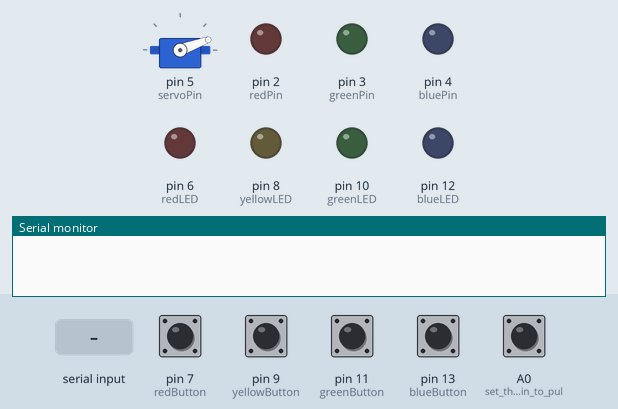
Bench run of a sketch on a simulated Arduino Uno, built with avr-gcc and run on an emulated ATmega328P. On the bench: servo, output pins drawn as LEDs (lit = HIGH), the last lines printed to the serial monitor. The inputs (shaded band) are chosen by the test bench; at power-on: A0 (set_the_switch_pin_to_pul), pin 7 (redButton), pin 9 (yellowButton), pin 11 (greenButton), pin 13 (blueButton) HIGH.

Above: at 1.2 s.
1.3 s: pin 7 (redButton) pulled LOW for 0.15 s
At 1.37 s:
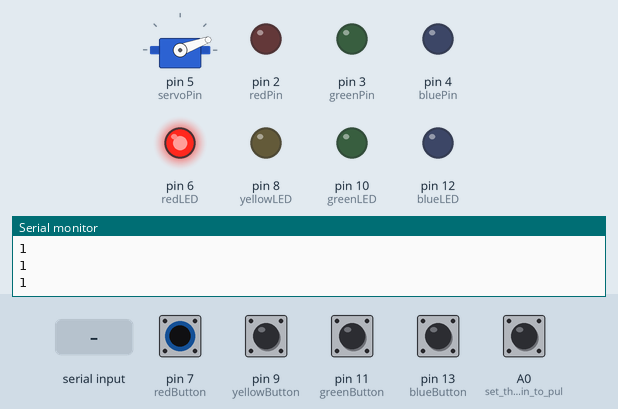
2.9 s: pin 9 (yellowButton) pulled LOW for 0.15 s
At 2.97 s:
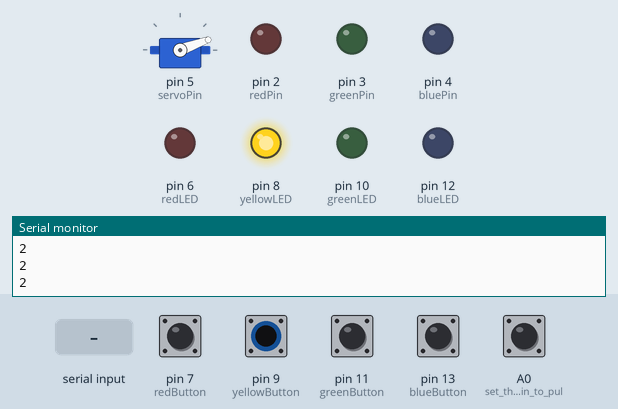
4.5 s: pin 11 (greenButton) pulled LOW for 0.15 s
At 4.57 s:
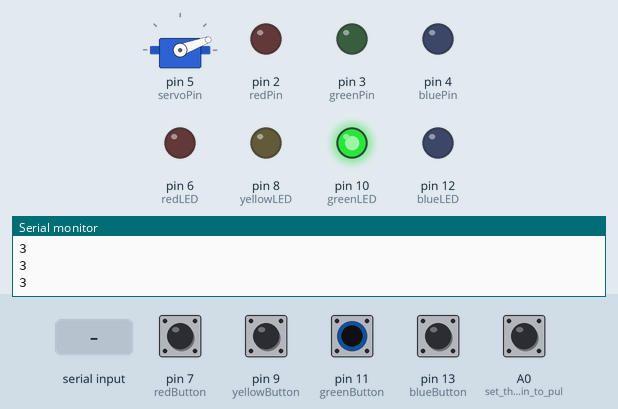
6.1 s: pin 13 (blueButton) pulled LOW for 0.15 s
At 6.17 s:
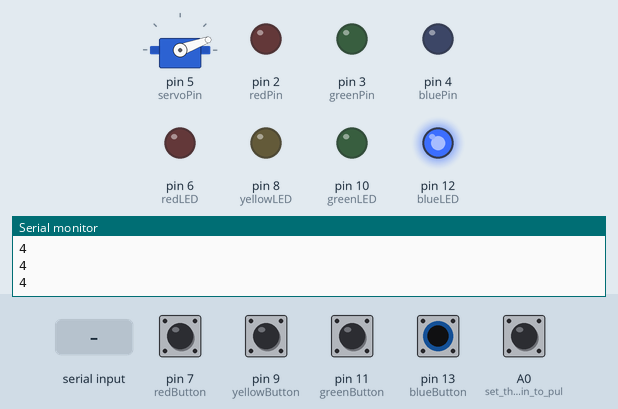
7.7 s: A0 (set_the_switch_pin_to_pul) pulled LOW for 0.15 s
At 7.77 s:
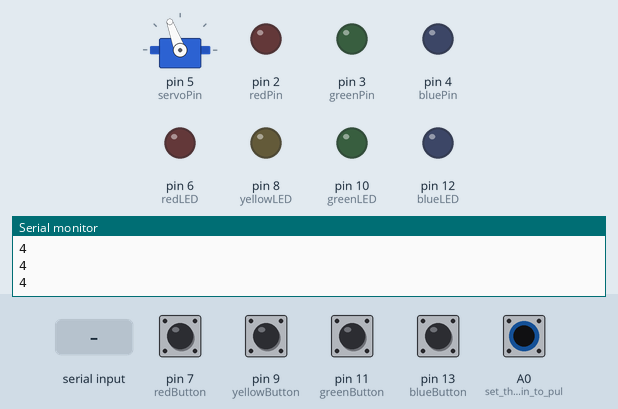
9.3 s: "1" received over Serial
At 10.2 s:
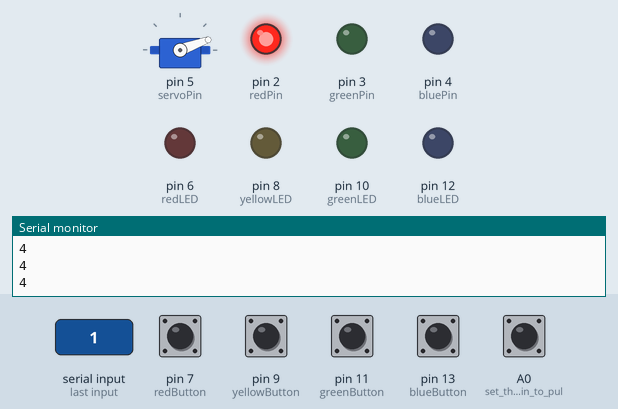
Timing chart, 0 to 11.8 s (numbered marks = the images above; inputs shaded):
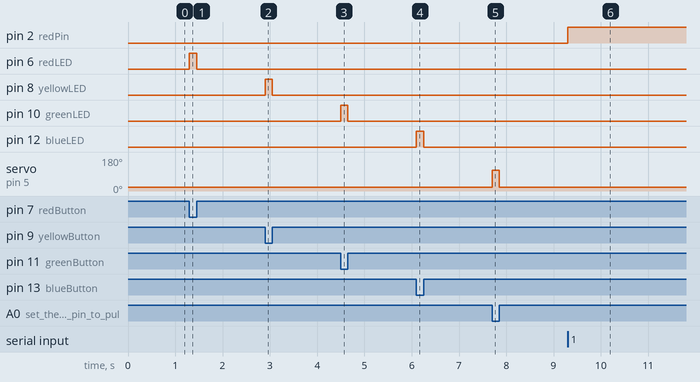

Measured:
- after the input at 1.3 s, pin 6 (redLED): LOW → HIGH at once, → LOW 0.15 s later
- after the input at 2.9 s, pin 8 (yellowLED): LOW → HIGH at once, → LOW 0.15 s later
- after the input at 4.5 s, pin 10 (greenLED): LOW → HIGH at once, → LOW 0.15 s later
- after the input at 6.1 s, pin 12 (blueLED): LOW → HIGH at once, → LOW 0.15 s later
- after the input at 7.7 s, servo on pin 5 (servoPin): 20° → 110° at once, → 20° 0.15 s later
- after the input at 9.3 s, pin 2 (redPin): LOW → HIGH at once

The sketch:

adruinocode.ino
```cpp
/*
  SparkFun Inventor’s Kit
  Circuit 3B-Distance Sensor

  Control the color of an RGB LED using an ultrasonic distance sensor.

  This sketch was written by SparkFun Electronics, with lots of help from the Arduino community.
  This code is completely free for any use.

  View circuit diagram and instructions at: https://learn.sparkfun.com/tutorials/sparkfun-inventors-kit-experiment-guide---v41
  Download drawings and code at: https://github.com/sparkfun/SIK-Guide-Code
*/
#include <Servo.h>          //include the servo library

int servoPosition;         //the servo will move to this position

Servo myservo;              //create a servo object

const int servoPin = 5; //pin to control servo

const int redPin = 2;             //pin to control the red LED inside the RGB LED
const int greenPin = 3;           //pin to control the green LED inside the RGB LED
const int bluePin = 4;            //pin to control the blue LED inside the RGB LED

const int redLED = 6; //pin for only yellow led
const int redButton = 7;
const int yellowLED = 8; //pin for only yellow led
const int yellowButton = 9;
const int greenLED = 10; //pin for only yellow led
const int greenButton = 11;
const int blueLED = 12; //pin for only yellow led
const int blueButton = 13;

int incomingByte = 0; // for incoming serial data


void setup()
{
  Serial.begin (9600);        //set up a serial connection with the computer

  myservo.attach(servoPin);        //tell the servo object that its servo is plugged into pin 5

  pinMode(A0, INPUT_PULLUP); //set the switch pin to pullup resistor for servo control
  myservo.write(20); //set the servo to default position

  //set the RGB LED pins to output
  pinMode(redPin, OUTPUT);
  pinMode(greenPin, OUTPUT);
  pinMode(bluePin, OUTPUT);

  pinMode(redLED, OUTPUT);
  pinMode(redButton, INPUT_PULLUP);
  pinMode(yellowLED, OUTPUT);
  pinMode(yellowButton, INPUT_PULLUP);
  pinMode(greenLED, OUTPUT);
  pinMode(greenButton, INPUT_PULLUP);
  pinMode(blueLED, OUTPUT);
  pinMode(blueButton, INPUT_PULLUP);
}

void loop() {
  if (Serial.available() > 0) {
    // read the incoming byte:
    incomingByte = Serial.read();

//    // say what you got:
//    Serial.print("I received: ");
//    Serial.println(incomingByte, DEC);
  }
  RGBLEDLogic(incomingByte);
  ButtonLogic();
  ServoLogic();
}


void setRGBLed(int red, int green, int blue){
  //make the RGB LED red
    analogWrite(redPin, red);
    analogWrite(greenPin, green);
    analogWrite(bluePin, blue);
}

void RGBLEDLogic (int incomingByte){
  if (incomingByte == 49){
      setRGBLed(255,0,0); //red
  }
  else if (incomingByte == 50){
      setRGBLed(0,255,217); //orange
  }
  else if (incomingByte == 51){
      setRGBLed(255,255,0); //yellow
  }
  else if (incomingByte == 52){
      setRGBLed(0,255,0); //green
  }
  else if (incomingByte == 53){
      setRGBLed(255,0,255); //purple
  }
  else if (incomingByte == 54){
      setRGBLed(0,0,0); //off
  }
}

void ButtonLogic(){
  if (digitalRead(redButton) == LOW){
    analogWrite(redLED, 255);
    Serial.println(1); //send a 1 for red
  }
  else if (digitalRead(yellowButton) == LOW){
    analogWrite(yellowLED, 255);
    Serial.println(2); //send a 2 for yellow
  }
  else if (digitalRead(greenButton) == LOW){
    analogWrite(greenLED, 255);
    Serial.println(3); //send a 3 for green
  }
  else if (digitalRead(blueButton) == LOW){
    analogWrite(blueLED, 255);
    Serial.println(4); //send a 4 for blue
  }
  else {
    analogWrite(redLED, 0);
    analogWrite(yellowLED, 0);
    analogWrite(greenLED, 0);
    analogWrite(blueLED, 0);
  }
}

void ServoLogic(){
  if(digitalRead(A0) == LOW){
     myservo.write(110);                      //move the servo to the open position
  }
  else {
    myservo.write(20);
  }
}
```
